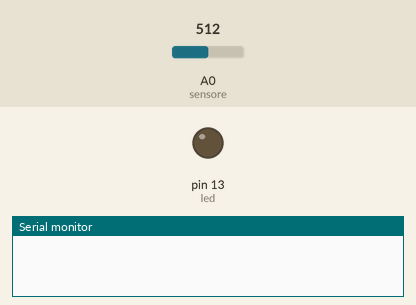
Bench run of a sketch on a simulated Arduino Uno, built with avr-gcc and run on an emulated ATmega328P. On the bench: output pins drawn as LEDs (lit = HIGH), the last lines printed to the serial monitor. The test bench sets the inputs (shaded band); at power-on: A0 (sensore) = 512.

Above: at 1.2 s.
1.3 s: A0 (sensore) set to 525
At 2.6 s:
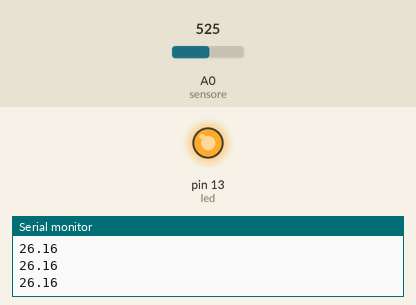
Timing chart, 0 to 4.3 s (numbered marks = the images above; inputs shaded):
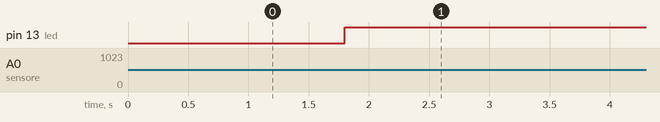

Measured:
- the behaviour switches between 512 and 513 on A0 (sensore) (found by bisection; images 0 and 1)
- after the input at 1.3 s, pin 13 (led): LOW → HIGH after 0.50 s

The sketch:

sensor_de_temperatura_analogico_ky_013.ino
```cpp
 #include <math.h>

int sensore = A0;
int led = 13;

double sensor(int analog){
  double temp;
  temp = log(10000.0*((1024.0/analog-1)));
  temp = 1 / (0.001129148 + (0.000234125 + (0.0000000876741 * temp *
  temp )) * temp );
  temp = temp - 273.15;
  return temp;
  }

  void setup(){
    Serial.begin(9600);
    pinMode(led,OUTPUT);
    }

    void loop(){
      int readval = analogRead(sensore);
      double temp = sensor(readval);

        if(temp > 25)
        {
          Serial.println(temp);
          delay(500);
          digitalWrite(led,HIGH);
          }


      }
```
